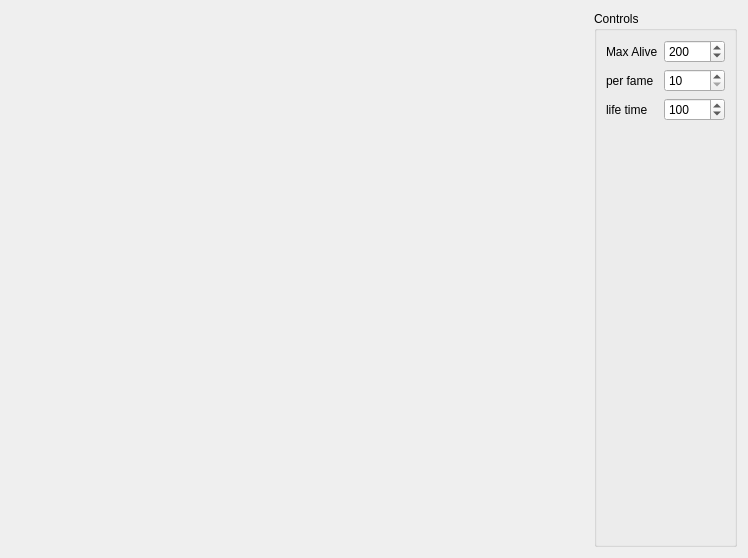
<?xml version="1.0" encoding="UTF-8"?>
<ui version="4.0">
 <class>main_widget</class>
 <widget class="QWidget" name="main_widget">
  <property name="geometry">
   <rect>
    <x>0</x>
    <y>0</y>
    <width>748</width>
    <height>558</height>
   </rect>
  </property>
  <property name="windowTitle">
   <string>Form</string>
  </property>
  <layout class="QGridLayout" name="gridLayout">
   <item row="0" column="2">
    <widget class="QGroupBox" name="controls_gb">
     <property name="title">
      <string>Controls</string>
     </property>
     <layout class="QFormLayout" name="formLayout">
      <item row="0" column="0">
       <widget class="QLabel" name="label">
        <property name="text">
         <string>Max Alive</string>
        </property>
       </widget>
      </item>
      <item row="0" column="1">
       <widget class="QSpinBox" name="max_alive">
        <property name="maximum">
         <number>10000</number>
        </property>
        <property name="value">
         <number>200</number>
        </property>
       </widget>
      </item>
      <item row="1" column="0">
       <widget class="QLabel" name="label_2">
        <property name="text">
         <string>per fame</string>
        </property>
       </widget>
      </item>
      <item row="1" column="1">
       <widget class="QSpinBox" name="num_per_frame">
        <property name="minimum">
         <number>10</number>
        </property>
        <property name="maximum">
         <number>500</number>
        </property>
       </widget>
      </item>
      <item row="2" column="0">
       <widget class="QLabel" name="label_3">
        <property name="text">
         <string>life time</string>
        </property>
       </widget>
      </item>
      <item row="2" column="1">
       <widget class="QSpinBox" name="life_time">
        <property name="maximum">
         <number>500</number>
        </property>
        <property name="value">
         <number>100</number>
        </property>
       </widget>
      </item>
     </layout>
    </widget>
   </item>
   <item row="0" column="1">
    <spacer name="horizontalSpacer">
     <property name="orientation">
      <enum>Qt::Orientation::Horizontal</enum>
     </property>
     <property name="sizeHint" stdset="0">
      <size>
       <width>40</width>
       <height>20</height>
      </size>
     </property>
    </spacer>
   </item>
   <item row="0" column="0">
    <spacer name="horizontalSpacer_2">
     <property name="orientation">
      <enum>Qt::Orientation::Horizontal</enum>
     </property>
     <property name="sizeHint" stdset="0">
      <size>
       <width>40</width>
       <height>20</height>
      </size>
     </property>
    </spacer>
   </item>
  </layout>
 </widget>
 <resources/>
 <connections/>
</ui>
